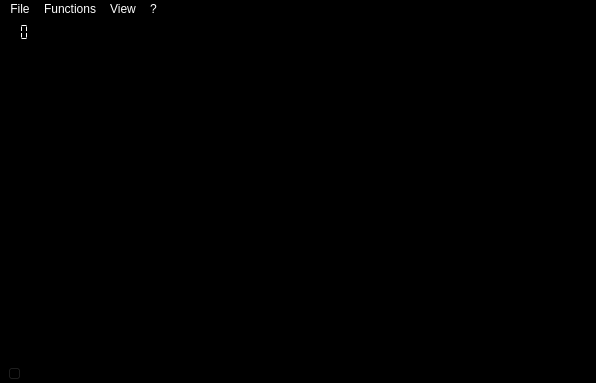
<?xml version="1.0" encoding="UTF-8"?>
<ui version="4.0">
 <class>MainWindow</class>
 <widget class="QMainWindow" name="MainWindow">
  <property name="geometry">
   <rect>
    <x>0</x>
    <y>0</y>
    <width>596</width>
    <height>383</height>
   </rect>
  </property>
  <property name="minimumSize">
   <size>
    <width>50</width>
    <height>50</height>
   </size>
  </property>
  <property name="palette">
   <palette>
    <active>
     <colorrole role="WindowText">
      <brush brushstyle="SolidPattern">
       <color alpha="255">
        <red>255</red>
        <green>255</green>
        <blue>255</blue>
       </color>
      </brush>
     </colorrole>
     <colorrole role="Button">
      <brush brushstyle="SolidPattern">
       <color alpha="255">
        <red>0</red>
        <green>0</green>
        <blue>0</blue>
       </color>
      </brush>
     </colorrole>
     <colorrole role="Light">
      <brush brushstyle="SolidPattern">
       <color alpha="255">
        <red>0</red>
        <green>0</green>
        <blue>0</blue>
       </color>
      </brush>
     </colorrole>
     <colorrole role="Midlight">
      <brush brushstyle="SolidPattern">
       <color alpha="255">
        <red>0</red>
        <green>0</green>
        <blue>0</blue>
       </color>
      </brush>
     </colorrole>
     <colorrole role="Dark">
      <brush brushstyle="SolidPattern">
       <color alpha="255">
        <red>0</red>
        <green>0</green>
        <blue>0</blue>
       </color>
      </brush>
     </colorrole>
     <colorrole role="Mid">
      <brush brushstyle="SolidPattern">
       <color alpha="255">
        <red>0</red>
        <green>0</green>
        <blue>0</blue>
       </color>
      </brush>
     </colorrole>
     <colorrole role="Text">
      <brush brushstyle="SolidPattern">
       <color alpha="255">
        <red>202</red>
        <green>202</green>
        <blue>202</blue>
       </color>
      </brush>
     </colorrole>
     <colorrole role="BrightText">
      <brush brushstyle="SolidPattern">
       <color alpha="255">
        <red>255</red>
        <green>255</green>
        <blue>255</blue>
       </color>
      </brush>
     </colorrole>
     <colorrole role="ButtonText">
      <brush brushstyle="SolidPattern">
       <color alpha="255">
        <red>255</red>
        <green>255</green>
        <blue>255</blue>
       </color>
      </brush>
     </colorrole>
     <colorrole role="Base">
      <brush brushstyle="SolidPattern">
       <color alpha="255">
        <red>0</red>
        <green>0</green>
        <blue>0</blue>
       </color>
      </brush>
     </colorrole>
     <colorrole role="Window">
      <brush brushstyle="SolidPattern">
       <color alpha="255">
        <red>0</red>
        <green>0</green>
        <blue>0</blue>
       </color>
      </brush>
     </colorrole>
     <colorrole role="Shadow">
      <brush brushstyle="SolidPattern">
       <color alpha="255">
        <red>0</red>
        <green>0</green>
        <blue>0</blue>
       </color>
      </brush>
     </colorrole>
     <colorrole role="Highlight">
      <brush brushstyle="SolidPattern">
       <color alpha="255">
        <red>0</red>
        <green>0</green>
        <blue>0</blue>
       </color>
      </brush>
     </colorrole>
     <colorrole role="Link">
      <brush brushstyle="SolidPattern">
       <color alpha="255">
        <red>0</red>
        <green>0</green>
        <blue>0</blue>
       </color>
      </brush>
     </colorrole>
     <colorrole role="LinkVisited">
      <brush brushstyle="SolidPattern">
       <color alpha="255">
        <red>0</red>
        <green>0</green>
        <blue>0</blue>
       </color>
      </brush>
     </colorrole>
     <colorrole role="AlternateBase">
      <brush brushstyle="SolidPattern">
       <color alpha="255">
        <red>0</red>
        <green>0</green>
        <blue>0</blue>
       </color>
      </brush>
     </colorrole>
     <colorrole role="ToolTipBase">
      <brush brushstyle="SolidPattern">
       <color alpha="255">
        <red>149</red>
        <green>149</green>
        <blue>149</blue>
       </color>
      </brush>
     </colorrole>
     <colorrole role="ToolTipText">
      <brush brushstyle="SolidPattern">
       <color alpha="255">
        <red>0</red>
        <green>0</green>
        <blue>0</blue>
       </color>
      </brush>
     </colorrole>
    </active>
    <inactive>
     <colorrole role="WindowText">
      <brush brushstyle="SolidPattern">
       <color alpha="255">
        <red>255</red>
        <green>255</green>
        <blue>255</blue>
       </color>
      </brush>
     </colorrole>
     <colorrole role="Button">
      <brush brushstyle="SolidPattern">
       <color alpha="255">
        <red>0</red>
        <green>0</green>
        <blue>0</blue>
       </color>
      </brush>
     </colorrole>
     <colorrole role="Light">
      <brush brushstyle="SolidPattern">
       <color alpha="255">
        <red>0</red>
        <green>0</green>
        <blue>0</blue>
       </color>
      </brush>
     </colorrole>
     <colorrole role="Midlight">
      <brush brushstyle="SolidPattern">
       <color alpha="255">
        <red>0</red>
        <green>0</green>
        <blue>0</blue>
       </color>
      </brush>
     </colorrole>
     <colorrole role="Dark">
      <brush brushstyle="SolidPattern">
       <color alpha="255">
        <red>0</red>
        <green>0</green>
        <blue>0</blue>
       </color>
      </brush>
     </colorrole>
     <colorrole role="Mid">
      <brush brushstyle="SolidPattern">
       <color alpha="255">
        <red>0</red>
        <green>0</green>
        <blue>0</blue>
       </color>
      </brush>
     </colorrole>
     <colorrole role="Text">
      <brush brushstyle="SolidPattern">
       <color alpha="255">
        <red>202</red>
        <green>202</green>
        <blue>202</blue>
       </color>
      </brush>
     </colorrole>
     <colorrole role="BrightText">
      <brush brushstyle="SolidPattern">
       <color alpha="255">
        <red>255</red>
        <green>255</green>
        <blue>255</blue>
       </color>
      </brush>
     </colorrole>
     <colorrole role="ButtonText">
      <brush brushstyle="SolidPattern">
       <color alpha="255">
        <red>255</red>
        <green>255</green>
        <blue>255</blue>
       </color>
      </brush>
     </colorrole>
     <colorrole role="Base">
      <brush brushstyle="SolidPattern">
       <color alpha="255">
        <red>0</red>
        <green>0</green>
        <blue>0</blue>
       </color>
      </brush>
     </colorrole>
     <colorrole role="Window">
      <brush brushstyle="SolidPattern">
       <color alpha="255">
        <red>0</red>
        <green>0</green>
        <blue>0</blue>
       </color>
      </brush>
     </colorrole>
     <colorrole role="Shadow">
      <brush brushstyle="SolidPattern">
       <color alpha="255">
        <red>0</red>
        <green>0</green>
        <blue>0</blue>
       </color>
      </brush>
     </colorrole>
     <colorrole role="Highlight">
      <brush brushstyle="SolidPattern">
       <color alpha="255">
        <red>0</red>
        <green>0</green>
        <blue>0</blue>
       </color>
      </brush>
     </colorrole>
     <colorrole role="Link">
      <brush brushstyle="SolidPattern">
       <color alpha="255">
        <red>0</red>
        <green>0</green>
        <blue>0</blue>
       </color>
      </brush>
     </colorrole>
     <colorrole role="LinkVisited">
      <brush brushstyle="SolidPattern">
       <color alpha="255">
        <red>0</red>
        <green>0</green>
        <blue>0</blue>
       </color>
      </brush>
     </colorrole>
     <colorrole role="AlternateBase">
      <brush brushstyle="SolidPattern">
       <color alpha="255">
        <red>0</red>
        <green>0</green>
        <blue>0</blue>
       </color>
      </brush>
     </colorrole>
     <colorrole role="ToolTipBase">
      <brush brushstyle="SolidPattern">
       <color alpha="255">
        <red>149</red>
        <green>149</green>
        <blue>149</blue>
       </color>
      </brush>
     </colorrole>
     <colorrole role="ToolTipText">
      <brush brushstyle="SolidPattern">
       <color alpha="255">
        <red>0</red>
        <green>0</green>
        <blue>0</blue>
       </color>
      </brush>
     </colorrole>
    </inactive>
    <disabled>
     <colorrole role="WindowText">
      <brush brushstyle="SolidPattern">
       <color alpha="255">
        <red>0</red>
        <green>0</green>
        <blue>0</blue>
       </color>
      </brush>
     </colorrole>
     <colorrole role="Button">
      <brush brushstyle="SolidPattern">
       <color alpha="255">
        <red>0</red>
        <green>0</green>
        <blue>0</blue>
       </color>
      </brush>
     </colorrole>
     <colorrole role="Light">
      <brush brushstyle="SolidPattern">
       <color alpha="255">
        <red>0</red>
        <green>0</green>
        <blue>0</blue>
       </color>
      </brush>
     </colorrole>
     <colorrole role="Midlight">
      <brush brushstyle="SolidPattern">
       <color alpha="255">
        <red>0</red>
        <green>0</green>
        <blue>0</blue>
       </color>
      </brush>
     </colorrole>
     <colorrole role="Dark">
      <brush brushstyle="SolidPattern">
       <color alpha="255">
        <red>0</red>
        <green>0</green>
        <blue>0</blue>
       </color>
      </brush>
     </colorrole>
     <colorrole role="Mid">
      <brush brushstyle="SolidPattern">
       <color alpha="255">
        <red>0</red>
        <green>0</green>
        <blue>0</blue>
       </color>
      </brush>
     </colorrole>
     <colorrole role="Text">
      <brush brushstyle="SolidPattern">
       <color alpha="255">
        <red>0</red>
        <green>0</green>
        <blue>0</blue>
       </color>
      </brush>
     </colorrole>
     <colorrole role="BrightText">
      <brush brushstyle="SolidPattern">
       <color alpha="255">
        <red>255</red>
        <green>255</green>
        <blue>255</blue>
       </color>
      </brush>
     </colorrole>
     <colorrole role="ButtonText">
      <brush brushstyle="SolidPattern">
       <color alpha="255">
        <red>0</red>
        <green>0</green>
        <blue>0</blue>
       </color>
      </brush>
     </colorrole>
     <colorrole role="Base">
      <brush brushstyle="SolidPattern">
       <color alpha="255">
        <red>0</red>
        <green>0</green>
        <blue>0</blue>
       </color>
      </brush>
     </colorrole>
     <colorrole role="Window">
      <brush brushstyle="SolidPattern">
       <color alpha="255">
        <red>0</red>
        <green>0</green>
        <blue>0</blue>
       </color>
      </brush>
     </colorrole>
     <colorrole role="Shadow">
      <brush brushstyle="SolidPattern">
       <color alpha="255">
        <red>0</red>
        <green>0</green>
        <blue>0</blue>
       </color>
      </brush>
     </colorrole>
     <colorrole role="Highlight">
      <brush brushstyle="SolidPattern">
       <color alpha="255">
        <red>51</red>
        <green>153</green>
        <blue>255</blue>
       </color>
      </brush>
     </colorrole>
     <colorrole role="Link">
      <brush brushstyle="SolidPattern">
       <color alpha="255">
        <red>0</red>
        <green>0</green>
        <blue>0</blue>
       </color>
      </brush>
     </colorrole>
     <colorrole role="LinkVisited">
      <brush brushstyle="SolidPattern">
       <color alpha="255">
        <red>0</red>
        <green>0</green>
        <blue>0</blue>
       </color>
      </brush>
     </colorrole>
     <colorrole role="AlternateBase">
      <brush brushstyle="SolidPattern">
       <color alpha="255">
        <red>0</red>
        <green>0</green>
        <blue>0</blue>
       </color>
      </brush>
     </colorrole>
     <colorrole role="ToolTipBase">
      <brush brushstyle="SolidPattern">
       <color alpha="255">
        <red>149</red>
        <green>149</green>
        <blue>149</blue>
       </color>
      </brush>
     </colorrole>
     <colorrole role="ToolTipText">
      <brush brushstyle="SolidPattern">
       <color alpha="255">
        <red>0</red>
        <green>0</green>
        <blue>0</blue>
       </color>
      </brush>
     </colorrole>
    </disabled>
   </palette>
  </property>
  <property name="windowTitle">
   <string>PDWF Net</string>
  </property>
  <widget class="QWidget" name="centralwidget">
   <layout class="QGridLayout" name="gridLayout" columnstretch="0,2,1">
    <property name="leftMargin">
     <number>2</number>
    </property>
    <property name="topMargin">
     <number>2</number>
    </property>
    <property name="rightMargin">
     <number>2</number>
    </property>
    <property name="bottomMargin">
     <number>2</number>
    </property>
    <property name="spacing">
     <number>0</number>
    </property>
    <item row="0" column="2">
     <widget class="GraphicsLayoutWidget" name="viewCoronal">
      <property name="sizePolicy">
       <sizepolicy hsizetype="MinimumExpanding" vsizetype="MinimumExpanding">
        <horstretch>0</horstretch>
        <verstretch>0</verstretch>
       </sizepolicy>
      </property>
      <property name="minimumSize">
       <size>
        <width>20</width>
        <height>20</height>
       </size>
      </property>
     </widget>
    </item>
    <item row="1" column="2">
     <widget class="GraphicsLayoutWidget" name="viewSag">
      <property name="sizePolicy">
       <sizepolicy hsizetype="MinimumExpanding" vsizetype="MinimumExpanding">
        <horstretch>0</horstretch>
        <verstretch>0</verstretch>
       </sizepolicy>
      </property>
      <property name="minimumSize">
       <size>
        <width>20</width>
        <height>20</height>
       </size>
      </property>
     </widget>
    </item>
    <item row="2" column="2">
     <widget class="QListWidget" name="listDisp">
      <property name="sizePolicy">
       <sizepolicy hsizetype="Preferred" vsizetype="Preferred">
        <horstretch>0</horstretch>
        <verstretch>0</verstretch>
       </sizepolicy>
      </property>
      <property name="minimumSize">
       <size>
        <width>250</width>
        <height>10</height>
       </size>
      </property>
      <property name="maximumSize">
       <size>
        <width>500</width>
        <height>100</height>
       </size>
      </property>
      <property name="editTriggers">
       <set>QAbstractItemView::NoEditTriggers</set>
      </property>
      <property name="selectionMode">
       <enum>QAbstractItemView::NoSelection</enum>
      </property>
     </widget>
    </item>
    <item row="3" column="2">
     <widget class="QProgressBar" name="progBar">
      <property name="maximum">
       <number>1</number>
      </property>
      <property name="value">
       <number>0</number>
      </property>
      <property name="textVisible">
       <bool>false</bool>
      </property>
     </widget>
    </item>
    <item row="0" column="1" rowspan="4">
     <widget class="GraphicsLayoutWidget" name="viewAxial">
      <property name="sizePolicy">
       <sizepolicy hsizetype="MinimumExpanding" vsizetype="MinimumExpanding">
        <horstretch>0</horstretch>
        <verstretch>0</verstretch>
       </sizepolicy>
      </property>
      <property name="minimumSize">
       <size>
        <width>100</width>
        <height>100</height>
       </size>
      </property>
      <property name="baseSize">
       <size>
        <width>500</width>
        <height>500</height>
       </size>
      </property>
      <property name="contextMenuPolicy">
       <enum>Qt::CustomContextMenu</enum>
      </property>
     </widget>
    </item>
    <item row="0" column="0" rowspan="4">
     <layout class="QVBoxLayout" name="verticalLayout" stretch="0,1">
      <property name="spacing">
       <number>2</number>
      </property>
      <property name="leftMargin">
       <number>0</number>
      </property>
      <item>
       <widget class="QLCDNumber" name="lcdNumber">
        <property name="sizePolicy">
         <sizepolicy hsizetype="Preferred" vsizetype="Preferred">
          <horstretch>0</horstretch>
          <verstretch>0</verstretch>
         </sizepolicy>
        </property>
        <property name="minimumSize">
         <size>
          <width>30</width>
          <height>15</height>
         </size>
        </property>
        <property name="maximumSize">
         <size>
          <width>50</width>
          <height>50</height>
         </size>
        </property>
        <property name="smallDecimalPoint">
         <bool>false</bool>
        </property>
        <property name="digitCount">
         <number>3</number>
        </property>
        <property name="segmentStyle">
         <enum>QLCDNumber::Flat</enum>
        </property>
        <property name="intValue" stdset="0">
         <number>0</number>
        </property>
       </widget>
      </item>
      <item>
       <widget class="QSlider" name="slideAx">
        <property name="minimumSize">
         <size>
          <width>18</width>
          <height>0</height>
         </size>
        </property>
        <property name="maximumSize">
         <size>
          <width>18</width>
          <height>16777215</height>
         </size>
        </property>
        <property name="maximum">
         <number>1</number>
        </property>
        <property name="pageStep">
         <number>1</number>
        </property>
        <property name="orientation">
         <enum>Qt::Vertical</enum>
        </property>
        <property name="tickPosition">
         <enum>QSlider::TicksAbove</enum>
        </property>
        <property name="tickInterval">
         <number>2</number>
        </property>
       </widget>
      </item>
     </layout>
    </item>
   </layout>
  </widget>
  <widget class="QMenuBar" name="menubar">
   <property name="enabled">
    <bool>true</bool>
   </property>
   <property name="geometry">
    <rect>
     <x>0</x>
     <y>0</y>
     <width>596</width>
     <height>21</height>
    </rect>
   </property>
   <widget class="QMenu" name="menuFile">
    <property name="title">
     <string>File</string>
    </property>
    <addaction name="actionImport_Images"/>
    <addaction name="actionLoad_Data"/>
    <addaction name="actionSave_Data"/>
    <addaction name="separator"/>
    <addaction name="actionLoad_Model"/>
    <addaction name="actionLoad_Model_Weights"/>
    <addaction name="separator"/>
    <addaction name="actionEdit_Preferences"/>
    <addaction name="separator"/>
    <addaction name="actionExit"/>
   </widget>
   <widget class="QMenu" name="menuFunctions">
    <property name="title">
     <string>Functions</string>
    </property>
    <addaction name="actionShift_Dimensions"/>
    <addaction name="actionPrepare_Inputs"/>
    <addaction name="actionSegment"/>
    <addaction name="separator"/>
    <addaction name="actionCorrect_Segmentation"/>
    <addaction name="actionCalculate_PDWF"/>
    <addaction name="actionReset_Mask"/>
   </widget>
   <widget class="QMenu" name="menuHelp">
    <property name="title">
     <string>?</string>
    </property>
    <addaction name="actionOpen_User_Manual"/>
   </widget>
   <widget class="QMenu" name="menuView">
    <property name="title">
     <string>View</string>
    </property>
    <widget class="QMenu" name="menu3D_plot">
     <property name="title">
      <string>3D plot</string>
     </property>
     <addaction name="action3D_Water"/>
     <addaction name="action3D_Fat"/>
     <addaction name="action3D_Masked"/>
    </widget>
    <addaction name="menu3D_plot"/>
   </widget>
   <addaction name="menuFile"/>
   <addaction name="menuFunctions"/>
   <addaction name="menuView"/>
   <addaction name="menuHelp"/>
  </widget>
  <action name="actionImport_Images">
   <property name="text">
    <string>Import Images...</string>
   </property>
   <property name="shortcut">
    <string>Ctrl+I</string>
   </property>
  </action>
  <action name="actionExit">
   <property name="text">
    <string>Exit</string>
   </property>
  </action>
  <action name="actionLoad_Data">
   <property name="text">
    <string>Load Data...</string>
   </property>
   <property name="shortcut">
    <string>Ctrl+L</string>
   </property>
  </action>
  <action name="actionSave_Data">
   <property name="text">
    <string>Save Data...</string>
   </property>
   <property name="shortcut">
    <string>Ctrl+S</string>
   </property>
  </action>
  <action name="actionShift_Dimensions">
   <property name="text">
    <string>Shift Dimensions</string>
   </property>
  </action>
  <action name="actionPrepare_Inputs">
   <property name="text">
    <string>Prepare Inputs</string>
   </property>
  </action>
  <action name="actionSegment">
   <property name="text">
    <string>Segment</string>
   </property>
  </action>
  <action name="actionCorrect_Segmentation">
   <property name="text">
    <string>Correct Segmentation...</string>
   </property>
   <property name="shortcut">
    <string>Ctrl+C</string>
   </property>
  </action>
  <action name="actionLoad_Model">
   <property name="text">
    <string>Load Model From File...</string>
   </property>
  </action>
  <action name="actionCalculate_PDWF">
   <property name="text">
    <string>Calculate PDWF</string>
   </property>
  </action>
  <action name="actionEdit_Preferences">
   <property name="text">
    <string>Edit Preferences...</string>
   </property>
   <property name="shortcut">
    <string>Ctrl+P</string>
   </property>
  </action>
  <action name="actionOpen_User_Manual">
   <property name="text">
    <string>Open User Manual...</string>
   </property>
  </action>
  <action name="actionSet_Segmentation_Threshold">
   <property name="text">
    <string>Set Segmentation Threshold</string>
   </property>
  </action>
  <action name="actionApply_Boundaries">
   <property name="text">
    <string>Apply Boundaries</string>
   </property>
  </action>
  <action name="actionReset_Mask">
   <property name="text">
    <string>Reset Mask</string>
   </property>
  </action>
  <action name="actionLoad_Model_From_Weights">
   <property name="text">
    <string>Load Model From Weights...</string>
   </property>
  </action>
  <action name="actionLoad_Model_Weights">
   <property name="text">
    <string>Load Model From Weights...</string>
   </property>
  </action>
  <action name="action3D_Water">
   <property name="text">
    <string>Water images...</string>
   </property>
  </action>
  <action name="action3D_Fat">
   <property name="text">
    <string>Fat images...</string>
   </property>
  </action>
  <action name="action3D_Masked">
   <property name="text">
    <string>Masked images...</string>
   </property>
  </action>
 </widget>
 <customwidgets>
  <customwidget>
   <class>GraphicsLayoutWidget</class>
   <extends>QGraphicsView</extends>
   <header>pyqtgraph</header>
   <slots>
    <signal>wheelEvent()</signal>
   </slots>
  </customwidget>
 </customwidgets>
 <resources/>
 <connections>
  <connection>
   <sender>slideAx</sender>
   <signal>valueChanged(int)</signal>
   <receiver>lcdNumber</receiver>
   <slot>display(int)</slot>
   <hints>
    <hint type="sourcelabel">
     <x>11</x>
     <y>358</y>
    </hint>
    <hint type="destinationlabel">
     <x>32</x>
     <y>46</y>
    </hint>
   </hints>
  </connection>
 </connections>
</ui>
